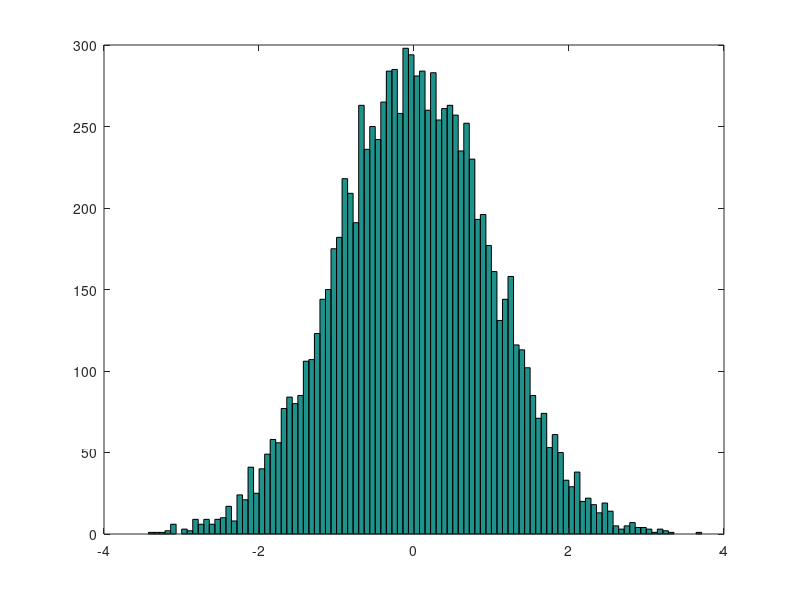

Write the MATLAB code that produced this figure.
disp("--- You are running 'f02_matrices' file now ---")

% Defining matrices
disp("\nDefining matrices")
A = [1 2; 3 4; 5 6]    % 3x2 matrix

B = [1 2;
3 4;
5 6]                   % same

C = [1; 2; 3]          % vector

D = 1:0.1:2            % vector containing [1..2] range with step of 0.1
D1 = [1:0.1:2]         % same

E = 1:6                % vector containing [1..6] range with step of 1

% Sizes and selections
disp("\nMatrix sizes and selections")
size(A)                % 3x2. The result itself is a 1 x 2 matrix
size(A, 1)             % 3
size(A, 2)             % 2
length(A)              % 3 - length returns the largest dimension value
a1 = A(:)              % 1 3 5 2 4 6 - a vector created from this matrix (rows-first)
size(a1)               % 6x1
a2 = A(1:5)            % 1 3 5 2 4 - range, also rows-first, but an 1xM matrix, not Nx1 vector
size(a2)               % 1x5
a3 = A(:,2)            % 2 4 6 - select all rows, 2nd column
size(a3)               % 3x1
a4 = A(1:2,1)          % 1 3 - select rows [1..2], 1st column
size(a4)               % 2x1
a5 = A([1 3],:)        % 1 5 2 6 - select only rows 1 and 3, all columns
size(a5)               % 2x2
A(:,2) = [10; 11; 12]  % replace 2nd column with [10; 11; 12] vector
A(:,2) = [10 11 12]    % also works with a 1x3 matrix insead of vector
A = [A, [100; 101; 102]]  % add third row with [100; 101; 102] vector.
                          % this will throw a dimensions mismatch error if a [100 101 102] or [100, 101, 102] 1x3 matrix is passed

% Matrix operations
disp("\nMatrix operations")
A = [1 2; 3 4; 5 6]
B = [10 20; 30 40; 50 60]
C = [1 2; 2 4]
[A B]      % concatenate adding columns, [A, B] does the same
[A; B]     % concatenate adding rows
A .* 5     % [  5  10;  15  20;  25  30]
A * 5      % [  5  10;  15  20;  25  30]
A .* B     % [ 10  40;  90 160; 250 360] - .* does element-wise multiplication. Matrices must have the same dimensions
A * C      % [  5  10;  11  22;  17  34] - * does the usual matrix multiplication, where MxN * NxL -> MxL

A ./ 10    % [0.1 0.2; 0.3 0.4; 0.5 0.6]
A / 10     % [0.1 0.2; 0.3 0.4; 0.5 0.6]
10 ./ A    % [ 10 5.0; 3.3 2.5; 2.0 1.67]
A ./ B     % [0.1 0.1; 0.1 0.1; 0.1 0.1] - ./ does element-wise division, left arg over right arg. Matrices must have the same dimensions
B .\ A     % [0.1 0.1; 0.1 0.1; 0.1 0.1] - .\ does element-wise division, right arg over left arg. Matrices must have the same dimensions

% Solving simple equations
disp("\nSolving Ax = b equations")
A \ [4; 10; 16]       % [2; 1] - A\b returns x for Ax = b equation. I.e. x = inv(A)*b
[4; 10; 16] / [2; 1]  % [1.6 0.8; 4 2; 6.4 3.2] - A/b returns x for xA = b equation. I.e. x = b*inv(A)
                      % [1.6 0.8;   4   2; 6.4 3.2] * [2; 1] = [4; 10; 16]
                      % and
                      % [  1   2;   3   4;   5   6] * [2; 1] = [4; 10; 16]
                      % so the result depends on solution search algorithm

% Matrix mutations
disp("\nMatrix mutations")
A'         % [1 3 5; 2 4 6 ] - transposition
flipud(A)  % [5 6; 3 4; 1 2] - flip the matrix
pinv(A)             % pseudo-inverse matrix (Moore-Penrose)
inv([5 3; 7 1])     % inverse matrix

% Matrix statistic functions
disp("\nMatrix statistic functions")
max(A)                       % [5 6]     - column-wise maximum
max(A,[],1)                  % [5 6]     - same, column-wise maximum
max(A,[],2)                  % [2; 4; 6] - row-wise maximum
max(A(:))                    % 6 - max of a vector is just one digit
max(max(A))                  % 6 - same
max([1 3; 5 7],[0 4; 3 9])   % [1 4; 5 9] - element-wise maximum for two matrices

min(A)                       % [1 2] - column-wise minimum
min([1 3; 5 7],[0 4; 3 9])   % [0 3; 3 7] - element-wise minimum for two matrices

A < 4      % [1 1; 1 0; 0 0] - element-wise comparison. Use find() to get the actual values
sum(A)     % [9 12]     - column-wise sum of all elements
sum(A, 1)  % [9 12 ]    - same, column-wise sum of all elements
sum(A, 2)  % [3; 7; 11] - row-wise sum of all elements
prod(A)    % [15 48] - column-wise product of all elements

% Matrix generation functions
disp("\nMatrix generation functions")
F = ones(3,2)          % 3x2 matrix of ones
G = zeros(3,2)         % 3x2 matrix of zeros. Note that it's 'zeros', not 'zeroes' like in NumPy
H = eye(3)             % 3x3 identity matrix
flipud(eye(3))         % flipped identity matrix will have the other diagonal filled with ones, which may be of some use

I = rand(3,2)          % 3x2 matrix of random-distributed values in [0..1] range
                       % (uniform distribution)

J = randn(3,2)         % 3x2 matrix of random-distributed values
                       % (normal / gaussian distribution with mean value = 0 and variance = 1)

K = randn(3,2)         % 3x2 matrix of random-distributed values
                       % (normal / gaussian distribution with mean value = 0 and variance = 1)

hist(randn(1,10000), 100)    % print histogam with 10 bins
